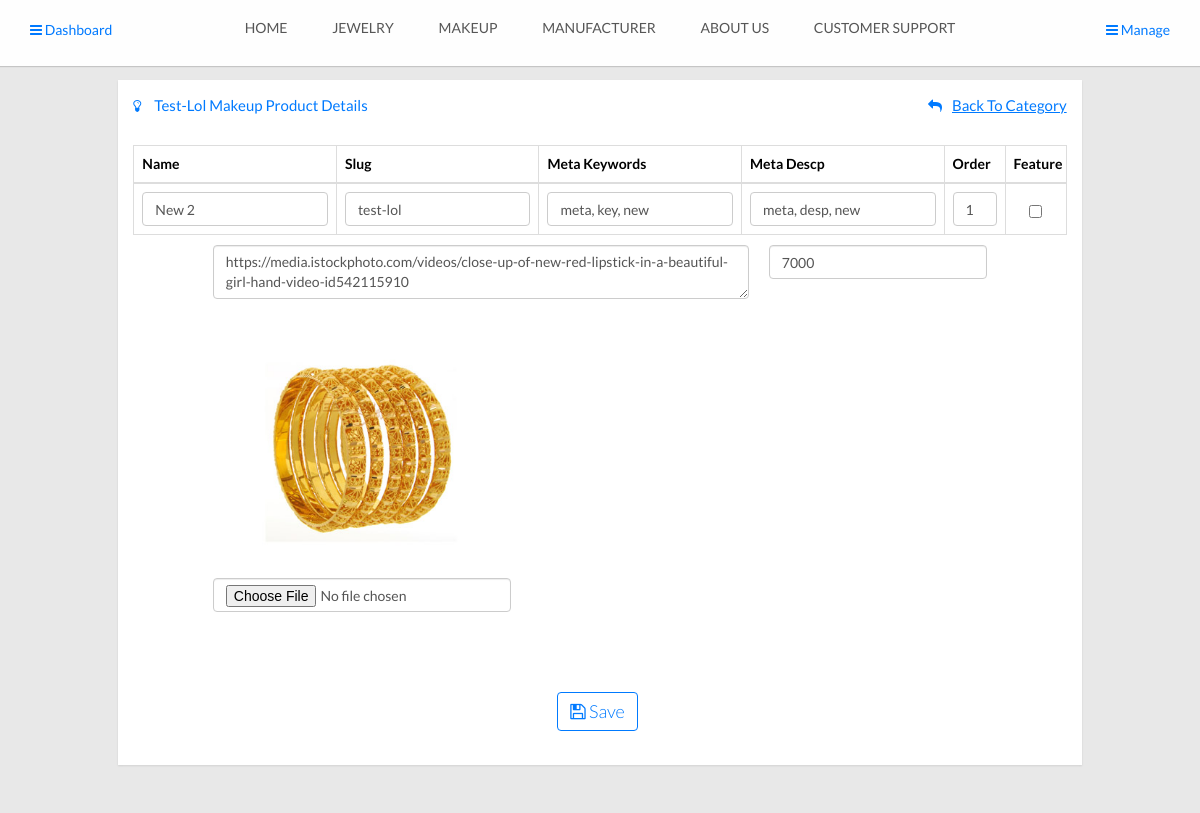
Screenshot of /admin757/dmakeup.php?dservice_name=test-lol (signed in) with the database file from the repository.
### tables this page shows
CREATE TABLE IF NOT EXISTS `pages` (
  `id` int(11) NOT NULL AUTO_INCREMENT,
  `name` text NOT NULL,
  `slug` varchar(90) NOT NULL,
  `metak` text,
  `metad` text,
  `cover` text,
  `post` text,
  `res` int(11) NOT NULL DEFAULT '0',
  `ordr` int(11) NOT NULL,
  PRIMARY KEY (`id`),
  UNIQUE KEY `slug` (`slug`)
);

CREATE TABLE IF NOT EXISTS `makeup` (
  `id` int(11) NOT NULL AUTO_INCREMENT,
  `pid` int(11) DEFAULT NULL,
  `pslug` varchar(90) DEFAULT NULL,
  `name` text,
  `slug` varchar(90) DEFAULT NULL,
  `metak` text,
  `metad` text,
  `img` text,
  `price` int(11) DEFAULT NULL,
  `desp` text,
  `code` text,
  `feat` text,
  `ordr` int(11) DEFAULT NULL,
  PRIMARY KEY (`id`),
  UNIQUE KEY `slug` (`slug`)
);

### admin757/dmakeup.php (the view, shortened to what this page needs)
<html>
<head>
  <?php include('include/head.php') ?>
  <?php if(!empty( $_GET['dservice_name'])) $page = $_GET['dservice_name'] ?>
  <?php if(empty( $_GET['page_name'])) $link = 'Null' ?>
</head>
<body onload="showtoast()"  class="page-header-fixed bg-1 layout-boxed">
  <div class="modal-shiftfix">
    <?php include('include/header.php') ?>
<?php if (!empty($page)) {
  ?>
    <div class="container-fluid main-content">
      <div class="row">
        <div class="col-lg-1">
        </div>
        <div class="col-lg-10">
          <div class="widget-container fluid-height clearfix">
            <div class="heading" style="text-transform: capitalize;">
              <i class="fa fa-lightbulb-o"></i> <?php echo $page ?> Makeup Product Details
              <span style="float: right;    text-decoration: underline;"><?php
                $rows =mysqli_query($con,"SELECT pslug FROM makeup where slug='$page'  ORDER BY ordr" ) or die(mysqli_error($con));
                while($row=mysqli_fetch_array($rows)){
                  $pslug = $row['pslug'];
                }
                  ?>
              <a href="makeups-<?php echo $pslug ?>"> <i class="fa fa-reply"></i>Back to Category </a>
            </span>
            </div>
            <div class="widget-content padded clearfix">
               <form method="post" action="" enctype="multipart/form-data">
              <table class="table table-bordered">
                <thead>
                 <th>
                    Name
                  </th>
                  <th>
                    Slug
                  </th>
                  <th>
                   Meta Keywords
                 </th>
                 <th>
                   Meta Descp
                 </th>
                 <th style="max-width: 60px;">
                   Order
                 </th>
                 <th style="max-width: 60px;">
                   Feature
                 </th>
              </thead>
              <tbody>
             <?php
             $rows =mysqli_query($con,"SELECT * FROM makeup where slug='$page'  ORDER BY ordr" ) or die(mysqli_error($con));
             $n=0;
             while($row=mysqli_fetch_array($rows)){
               $slug = $row['slug'];
               $name = $row['name'];
               $metak = $row['metak'];
               $metad = $row['metad'];
               $img = $row['img'];
               $price = $row['price'];
               $ordr = $row['ordr'];
               $id = $row['id'];
               $feat = $row['feat'];
               $code = $row['code'];
               ?>
                 <tr>
                   <td>
                     <input type="text" class="form-control" name="name<?php echo $n ?>" value="<?php echo $name ?>">
                   </td>
                   <td>
                     <input type="text" class="form-control" name="slug<?php echo $n ?>" value="<?php echo $slug ?>">
                   </td>
                   <td>
                     <input type="text" class="form-control" name="metak<?php echo $n ?>" value="<?php echo $metak ?>">
                   </td>
                   <td>
                     <input type="text" class="form-control" name="metad<?php echo $n ?>" value="<?php echo $metad ?>">
                   </td>
                   <td  style="max-width: 60px;">
                     <input type="text" class="form-control" name="ordr<?php echo $n ?>" value="<?php echo $ordr ?>">
                   </td>
                   <td  style="max-width: 60px;">
                     <center>
                     <input type="checkbox" style="display: inline-block;" class="" name="feat<?php echo $n ?>" <?php if($feat==1) echo 'checked' ?> >
                   </center>
                   </td>
                  <?php } ?>
                </tbody>
              </table>
              <center>
                <div class="row">
                  <div class="col-md-1">
                  </div>
                  <div class="col-md-7">
              <textarea class="form-control" name="code<?php echo $n ?>"><?php echo $code; ?></textarea>
            </div>
                  <div class="col-md-3">
                    <input type="number" name="price<?php echo $n ?>" class="form-control" value="<?php echo $price ?>">
                  </div>
                </div>
                <div class="row">
                  <div class="col-md-1">
                  </div>
                  <div class="col-md-4">
                  <img src="../images/products/<?php echo $img ?>" style="max-width: 200px;">
                  <input type="file" name="image1" class="form-control">
                </div>
                  <div class="col-md-7">
                  </div>
                </div>
              <br>
              <br><br>
                 <button type="submit" name="upcat<?php echo $n ?>" class="btn btn-primary-outline" value="<?php echo $id ?>"> <i class="fa fa-save"></i> Save</button>
              </center>
              </form>
            </div>
          </div>
        </div>
      </div>
    </div>
  <?php } ?>
<div class="space"></div>
  </div>
</body>
</html>

### admin757/include/header.php
<div class="navbar navbar-fixed-top">
    <div class="container-fluid main-nav clearfix">
    <div class="nav-collapse">
      <ul class="nav">
        <a href="manages">
        <span class="upr" style="position: fixed;left: 30px;top: 20px;"><i class="fa fa-bars" ></i> Dashboard</span></a>
        <?php
        $rows =mysqli_query($con,"SELECT name,slug,res FROM pages  ORDER BY ordr" ) or die(mysqli_error($con));
          while($row=mysqli_fetch_array($rows)){
            $slug = $row['slug'];
            $name = $row['name'];
            $res = $row['res'];
            ?>
        <li>
          <a <?php if($link==$slug) echo'class="current"' ;?> href="<?php if($res==0) echo'cpages-' ;?><?php echo $slug ?>"></span><?php echo $name ?></a>
        </li>
        <?php } ?>
      <a href="manages">
      <span class="upr" style="position: fixed;right: 30px;top: 20px;"><i class="fa fa-bars" ></i> Manage</span></a>
      </ul>
    </div>
  </div>
</div>

### admin757/stylesheets/color/green.css (style rules this page uses)
a { color: #60c560; }
.widget-container .heading { color: #60c560; }

### admin757/stylesheets/color/orange.css (style rules this page uses)
a { color: #f0ad4e; }
.widget-container .heading { color: #f0ad4e; }

### admin757/stylesheets/color/magenta.css (style rules this page uses)
a { color: #c741c9; }
.widget-container .heading { color: #c741c9; }

### admin757/stylesheets/color/gray.css (style rules this page uses)
a { color: #999999; }
.widget-container .heading { color: #999999; }

### admin757/include/head.php (style rules this page uses)
.btn { font-size: 18px; }
table { width: 100%; }
.space { height: 400px; }

### rows the page displays
pages: name "HOME"
pages: name "JEWELRY"
pages: name "MAKEUP"
pages: name "MANUFACTURER"
pages: name "ABOUT US"
pages: name "CUSTOMER SUPPORT"
makeup: name "New 2", slug "test-lol", metak "meta, key, new", metad "meta, desp, new", ordr "1", code "https://media.istockphoto.com/videos/close-up-of-new-red-lipstick-in-a-beautiful-girl-hand-video-id542115910", price "7000", img (picture)

### other values shown
$page "Test-Lol"
